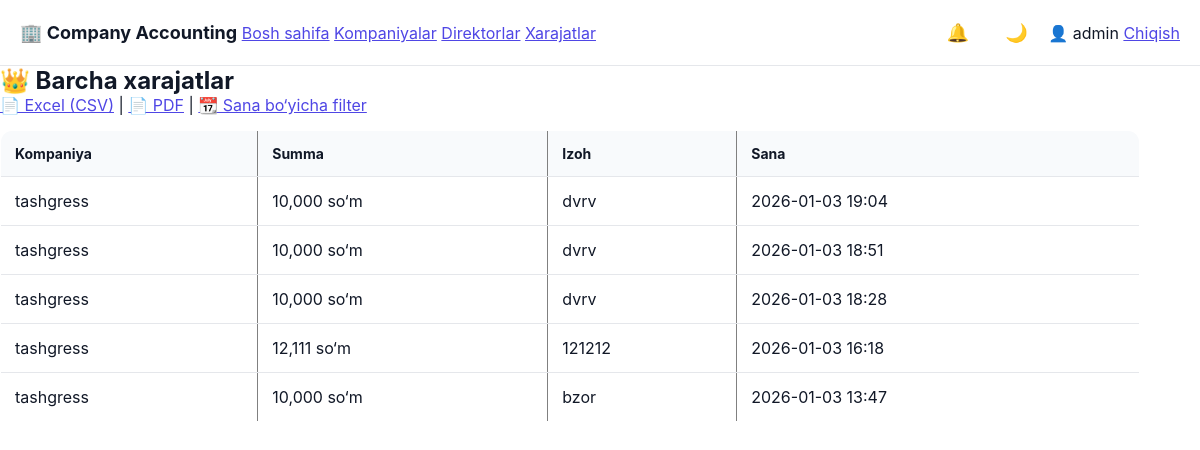
The page /admin/expenses (signed in) on the database as committed earlier.
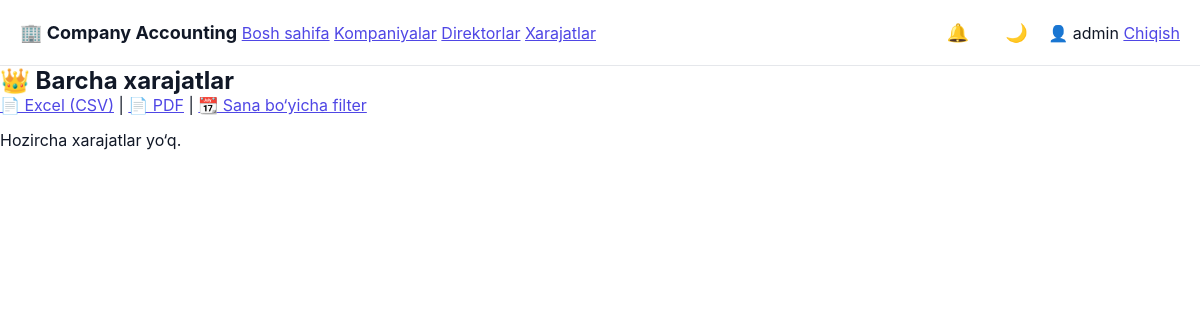
The same page on the database as committed later.
### tables this page shows
CREATE TABLE expenses (
        id INTEGER PRIMARY KEY AUTOINCREMENT,
        company_id INTEGER,
        amount INTEGER,
        description TEXT,
        created_at TEXT
    );

CREATE TABLE companies (
        id INTEGER PRIMARY KEY AUTOINCREMENT,
        name TEXT,
        balance INTEGER DEFAULT 0,
        created_at TEXT
    );

### app.py (the view)
@app.route("/admin/expenses")
def admin_expenses():
    if session.get("role") != "admin":
        return "Ruxsat yo‘q ❌"
    day   = request.args.get("day")
    month = request.args.get("month")
    date_from = request.args.get("from")
    date_to   = request.args.get("to")
    conn = sqlite3.connect("users.db")
    conn.row_factory = sqlite3.Row
    c = conn.cursor()
    query = """
        SELECT
            c.name        AS company,
            CAST(e.amount AS INTEGER) AS amount,
            e.description,
            e.created_at
        FROM expenses e
        JOIN companies c ON e.company_id = c.id
        WHERE 1=1
    """
    params = []
    if day:
        query += " AND date(e.created_at) = ?"
        params.append(day)
    elif month:
        query += " AND strftime('%Y-%m', e.created_at) = ?"
        params.append(month)
    elif date_from and date_to:
        query += " AND date(e.created_at) BETWEEN ? AND ?"
        params.extend([date_from, date_to])
    query += " ORDER BY e.id DESC"
    c.execute(query, params)
    expenses = c.fetchall()
    conn.close()
    return render_template(
        "admin_expenses.html",
        expenses=expenses
    )

### app.py (called while the page is built)
@app.context_processor
def inject_notifications():
    return {
        "notifications": [],
        "last_expense": session.get("last_expense")
    }

### templates/admin_expenses.html (shortened to what this page needs)
<!DOCTYPE html>
<html lang="uz">
<head>
    <link rel="stylesheet" href="{{ url_for('static', filename='style.css') }}">
</head>
<body>
{% include "navbar.html" %}
<div class="login-box" style="width:95%; max-width:1200px;">
    <h2>👑 Barcha xarajatlar</h2>
    <div style="margin-bottom:15px;">
        <a href="/admin/export/expenses">📄 Excel (CSV)</a> |
        <a href="/admin/export/expenses/pdf">📄 PDF</a> |
        <a href="/admin/expenses/filter">📆 Sana bo‘yicha filter</a>
    </div>
    {% if expenses %}
        <table border="1" width="100%" cellpadding="6">
            <thead>
                <tr>
                    <th>Kompaniya</th>
                    <th>Summa</th>
                    <th>Izoh</th>
                    <th>Sana</th>
                </tr>
            </thead>
            <tbody>
                {% for e in expenses %}
                <tr>
                    <td>{{ e[0] }}</td>
                    <td>{{ "{:,}".format(e[1]) }} so‘m</td>
                    <td>{{ e[2] }}</td>
                    <td>{{ e[3] }}</td>
                </tr>
                {% endfor %}
            </tbody>
        </table>
    {% else %}
        <p>Hozircha xarajatlar yo‘q.</p>
    {% endif %}
</div>
</body>
</html>

Rows that differ between the two databases and show on the page:
removed expenses: name "tashgress", amount "10,000", description "dvrv", created_at "2026-01-03 19:04"
removed expenses: name "tashgress", amount "10,000", description "dvrv", created_at "2026-01-03 18:51"
removed expenses: name "tashgress", amount "10,000", description "dvrv", created_at "2026-01-03 18:28"
removed expenses: name "tashgress", amount "12,111", description "121212", created_at "2026-01-03 16:18"
removed expenses: name "tashgress", amount "10,000", description "bzor", created_at "2026-01-03 13:47"
Other text that changed with them:
text no longer shown: "Kompaniya Summa Izoh Sana"
text now shown: "Hozircha xarajatlar yo‘q."
